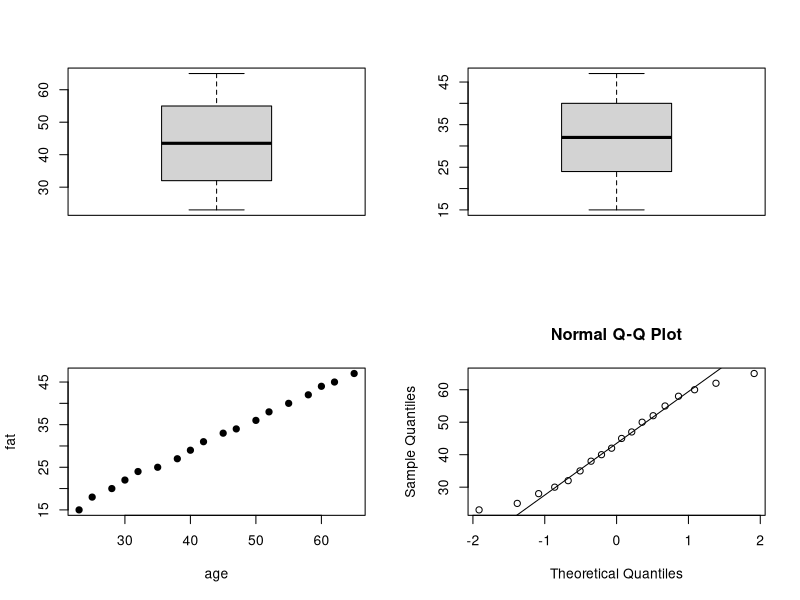

Write the R code that produced this figure.
age<-c(23,25,28,30,32,35,38,40,42,45,47,50,52,55,58,60,62,65)
fat<-c(15,18,20,22,24,25,27,29,31,33,34,36,38,40,42,44,45,47)

c(mean(age),median(age),sd(age))
c(mean(fat),median(fat),sd(fat))

par(mfrow=c(2,2))
boxplot(age)
boxplot(fat)
plot(age,fat,pch=19)
qqnorm(age);qqline(age)
